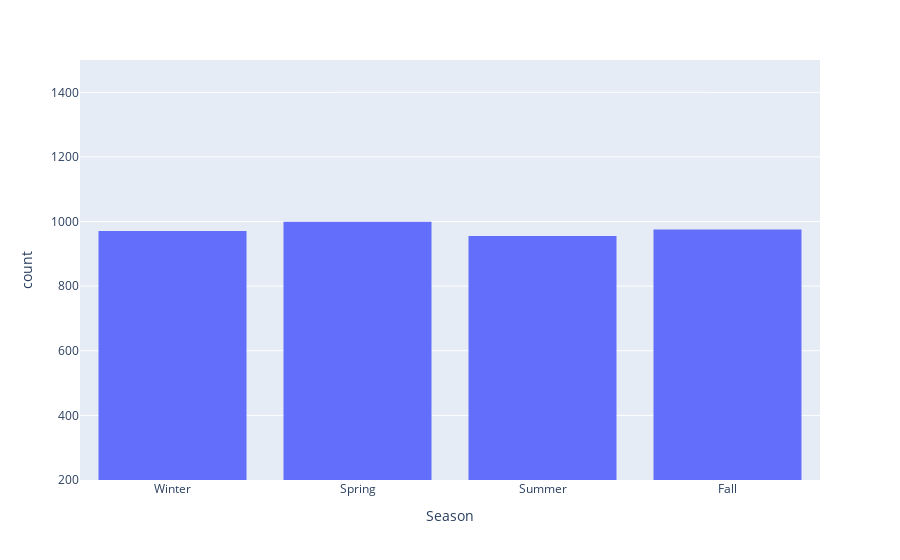

Source (notebook cell):
### Code cell
fig = px.histogram(shopping_data , x = 'Season' , range_y= [200 , 1500] )
fig.show()

### Figure 1 — Plotly figure (JSON) as saved in the notebook; plotly's stock layout.template omitted (floating-point values rounded to 4 significant figures; data arrays with more than 128 entries replaced by an {"elided": "..."} marker saying what was removed)
{"data": [{"alignmentgroup": "True", "bingroup": "x", "hovertemplate": "Season=%{x}<br>count=%{y}<extra></extra>", "legendgroup": "", "marker": {"color": "#636efa", "pattern": {"shape": ""}}, "name": "", "offsetgroup": "", "orientation": "v", "showlegend": false, "type": "histogram", "x": {"elided": "3900 str values"}, "xaxis": "x", "yaxis": "y"}], "layout": {"barmode": "relative", "legend": {"tracegroupgap": 0}, "margin": {"t": 60}, "xaxis": {"anchor": "y", "domain": [0, 1], "title": {"text": "Season"}}, "yaxis": {"anchor": "x", "domain": [0, 1], "range": [200, 1500], "title": {"text": "count"}}}}
